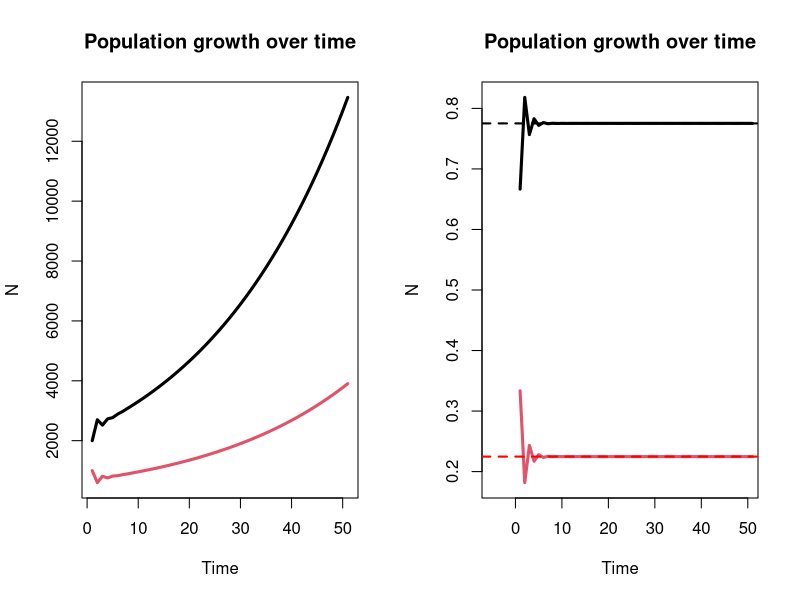

The R script that drew this image:
## ---- chunk 1
options(digits = 3)
## ---- chunk 2
quad <- function(a,b,c) {
  to_return <- numeric(2)
  to_return[1] <- (-b+sqrt((b^2)-4*a*c))/(2*a)
  to_return[2] <- (-b-sqrt((b^2)-4*a*c))/(2*a)
  
  return(to_return)
}

lambdas <- quad(a = 1, b = -0.6, c = -0.45); lambdas
## ---- chunk 3
c12 <- .29/(1+.29)
c11 <- 1-c12
c(c11, c12)
## ---- chunk 4
ll <- matrix(c(0.6, 1.5, 0.3, 0), byrow = T, ncol = 2); ll

ll_eigen <- eigen(ll)

# Take a look at the eigenvalues
ll_eigen$values
dom_eigval <- ll_eigen$values[1]
# Normalize the first eigenvector to get stable age distrib
sad <- as.matrix(ll_eigen$vectors[,1]/(sum(ll_eigen$vectors[,1]))); sad

## ---- chunk 5
round(ll %*% sad, 5) == round(dom_eigval * sad, 5)
## ---- chunk 6
p2015 <- matrix(c(2000, 1000), ncol = 1)

p2016 <- ll %*% p2015; p2016
## ---- chunk 7
# First I will write a function to go through the generations 
project <- function(ll, init, t){
  to_return <- matrix(0, nrow = 2, ncol = t+1)
  to_return[, 1] <- init
  
  for(time in 2:(t+1)) {
    to_return[, time] <- as.vector(ll %*%(to_return[,time-1]))
  }
  return(to_return)
}

generations <- 50

population_trajectory <- project(ll, init = c(2000, 1000), generations)

prop <- function(x) {return(c(x[1]/sum(x), x[2]/sum(x)))}
population_trajectory_props <- apply(population_trajectory, 2, prop)

par(mfrow = c(1,2))
matplot(t(population_trajectory), ylab = "N", xlab = "Time", 
        main = "Population growth over time", lty = 1, lwd = 3, type = "l")
matplot(t(population_trajectory_props), ylab = "N", xlab = "Time", xlim = c(-5, 50),
        main = "Population growth over time", lty = 1, lwd = 3, type = "l")
abline(h = sad[1], col = "black", lty = 2, lwd = 2)
abline(h = sad[2], col = "red", lty = 2, lwd = 2)
